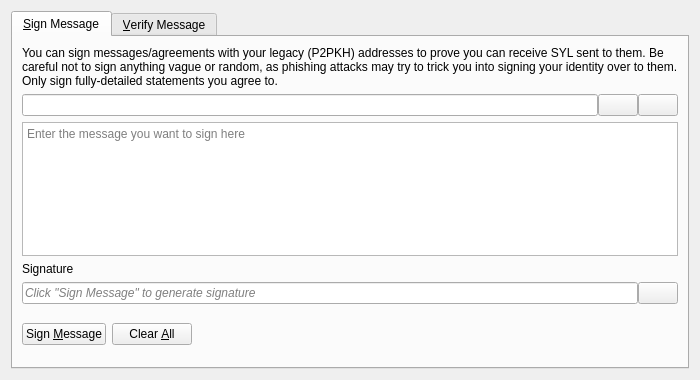
<?xml version="1.0" encoding="UTF-8"?>
<ui version="4.0">
 <class>SignVerifyMessageDialog</class>
 <widget class="QDialog" name="SignVerifyMessageDialog">
  <property name="geometry">
   <rect>
    <x>0</x>
    <y>0</y>
    <width>700</width>
    <height>380</height>
   </rect>
  </property>
  <property name="windowTitle">
   <string>Signatures - Sign / Verify a Message</string>
  </property>
  <property name="modal">
   <bool>true</bool>
  </property>
  <layout class="QVBoxLayout" name="verticalLayout">
   <item>
    <widget class="QTabWidget" name="tabWidget">
     <property name="currentIndex">
      <number>0</number>
     </property>
     <widget class="QWidget" name="tabSignMessage">
      <attribute name="title">
       <string>&amp;Sign Message</string>
      </attribute>
      <layout class="QVBoxLayout" name="verticalLayout_SM">
       <item>
        <widget class="QLabel" name="infoLabel_SM">
         <property name="text">
          <string>You can sign messages/agreements with your legacy (P2PKH) addresses to prove you can receive SYL sent to them. Be careful not to sign anything vague or random, as phishing attacks may try to trick you into signing your identity over to them. Only sign fully-detailed statements you agree to.</string>
         </property>
         <property name="textFormat">
          <enum>Qt::PlainText</enum>
         </property>
         <property name="wordWrap">
          <bool>true</bool>
         </property>
        </widget>
       </item>
       <item>
        <layout class="QHBoxLayout" name="horizontalLayout_1_SM">
         <property name="spacing">
          <number>0</number>
         </property>
         <item>
          <widget class="QValidatedLineEdit" name="addressIn_SM">
           <property name="toolTip">
            <string>The OpenSyria address to sign the message with</string>
           </property>
          </widget>
         </item>
         <item>
          <widget class="QPushButton" name="addressBookButton_SM">
           <property name="toolTip">
            <string>Choose previously used address</string>
           </property>
           <property name="text">
            <string/>
           </property>
           <property name="icon">
            <iconset resource="../opensyria.qrc">
             <normaloff>:/icons/address-book</normaloff>:/icons/address-book</iconset>
           </property>
           <property name="shortcut">
            <string>Alt+A</string>
           </property>
           <property name="autoDefault">
            <bool>false</bool>
           </property>
          </widget>
         </item>
         <item>
          <widget class="QPushButton" name="pasteButton_SM">
           <property name="toolTip">
            <string>Paste address from clipboard</string>
           </property>
           <property name="text">
            <string/>
           </property>
           <property name="icon">
            <iconset resource="../opensyria.qrc">
             <normaloff>:/icons/editpaste</normaloff>:/icons/editpaste</iconset>
           </property>
           <property name="shortcut">
            <string>Alt+P</string>
           </property>
           <property name="autoDefault">
            <bool>false</bool>
           </property>
          </widget>
         </item>
        </layout>
       </item>
       <item>
        <widget class="QPlainTextEdit" name="messageIn_SM">
         <property name="toolTip">
          <string>Enter the message you want to sign here</string>
         </property>
         <property name="placeholderText">
          <string>Enter the message you want to sign here</string>
         </property>
        </widget>
       </item>
       <item>
        <widget class="QLabel" name="signatureLabel_SM">
         <property name="text">
          <string>Signature</string>
         </property>
         <property name="textFormat">
          <enum>Qt::PlainText</enum>
         </property>
        </widget>
       </item>
       <item>
        <layout class="QHBoxLayout" name="horizontalLayout_2_SM">
         <property name="spacing">
          <number>0</number>
         </property>
         <item>
          <widget class="QLineEdit" name="signatureOut_SM">
           <property name="placeholderText">
            <string>Click "Sign Message" to generate signature</string>
           </property>
           <property name="font">
            <font>
             <italic>true</italic>
            </font>
           </property>
           <property name="readOnly">
            <bool>true</bool>
           </property>
          </widget>
         </item>
         <item>
          <widget class="QPushButton" name="copySignatureButton_SM">
           <property name="toolTip">
            <string>Copy the current signature to the clipboard</string>
           </property>
           <property name="text">
            <string/>
           </property>
           <property name="icon">
            <iconset resource="../opensyria.qrc">
             <normaloff>:/icons/editcopy</normaloff>:/icons/editcopy</iconset>
           </property>
           <property name="autoDefault">
            <bool>false</bool>
           </property>
          </widget>
         </item>
        </layout>
       </item>
       <item>
        <layout class="QHBoxLayout" name="horizontalLayout_3_SM">
         <item>
          <widget class="QPushButton" name="signMessageButton_SM">
           <property name="toolTip">
            <string>Sign the message to prove you own this OpenSyria address</string>
           </property>
           <property name="text">
            <string>Sign &amp;Message</string>
           </property>
           <property name="icon">
            <iconset resource="../opensyria.qrc">
             <normaloff>:/icons/edit</normaloff>:/icons/edit</iconset>
           </property>
           <property name="autoDefault">
            <bool>false</bool>
           </property>
          </widget>
         </item>
         <item>
          <widget class="QPushButton" name="clearButton_SM">
           <property name="toolTip">
            <string>Reset all sign message fields</string>
           </property>
           <property name="text">
            <string>Clear &amp;All</string>
           </property>
           <property name="icon">
            <iconset resource="../opensyria.qrc">
             <normaloff>:/icons/remove</normaloff>:/icons/remove</iconset>
           </property>
           <property name="autoDefault">
            <bool>false</bool>
           </property>
          </widget>
         </item>
         <item>
          <spacer name="horizontalSpacer_1_SM">
           <property name="orientation">
            <enum>Qt::Horizontal</enum>
           </property>
           <property name="sizeHint" stdset="0">
            <size>
             <width>40</width>
             <height>48</height>
            </size>
           </property>
          </spacer>
         </item>
         <item>
          <widget class="QLabel" name="statusLabel_SM">
           <property name="font">
            <font>
             <weight>75</weight>
             <bold>true</bold>
            </font>
           </property>
           <property name="text">
            <string/>
           </property>
           <property name="wordWrap">
            <bool>true</bool>
           </property>
          </widget>
         </item>
         <item>
          <spacer name="horizontalSpacer_2_SM">
           <property name="orientation">
            <enum>Qt::Horizontal</enum>
           </property>
           <property name="sizeHint" stdset="0">
            <size>
             <width>40</width>
             <height>48</height>
            </size>
           </property>
          </spacer>
         </item>
        </layout>
       </item>
      </layout>
     </widget>
     <widget class="QWidget" name="tabVerifyMessage">
      <attribute name="title">
       <string>&amp;Verify Message</string>
      </attribute>
      <layout class="QVBoxLayout" name="verticalLayout_VM">
       <item>
        <widget class="QLabel" name="infoLabel_VM">
         <property name="text">
          <string>Enter the receiver's address, message (ensure you copy line breaks, spaces, tabs, etc. exactly) and signature below to verify the message. Be careful not to read more into the signature than what is in the signed message itself, to avoid being tricked by a man-in-the-middle attack. Note that this only proves the signing party receives with the address, it cannot prove sendership of any transaction!</string>
         </property>
         <property name="textFormat">
          <enum>Qt::PlainText</enum>
         </property>
         <property name="alignment">
          <set>Qt::AlignLeading|Qt::AlignLeft|Qt::AlignTop</set>
         </property>
         <property name="wordWrap">
          <bool>true</bool>
         </property>
        </widget>
       </item>
       <item>
        <layout class="QHBoxLayout" name="horizontalLayout_1_VM">
         <property name="spacing">
          <number>0</number>
         </property>
         <item>
          <widget class="QValidatedLineEdit" name="addressIn_VM">
           <property name="toolTip">
            <string>The OpenSyria address the message was signed with</string>
           </property>
          </widget>
         </item>
         <item>
          <widget class="QPushButton" name="addressBookButton_VM">
           <property name="toolTip">
            <string>Choose previously used address</string>
           </property>
           <property name="text">
            <string/>
           </property>
           <property name="icon">
            <iconset resource="../opensyria.qrc">
             <normaloff>:/icons/address-book</normaloff>:/icons/address-book</iconset>
           </property>
           <property name="shortcut">
            <string>Alt+A</string>
           </property>
           <property name="autoDefault">
            <bool>false</bool>
           </property>
          </widget>
         </item>
        </layout>
       </item>
       <item>
        <widget class="QPlainTextEdit" name="messageIn_VM">
          <property name="toolTip">
            <string>The signed message to verify</string>
          </property>
          <property name="placeholderText">
            <string>The signed message to verify</string>
          </property>
        </widget>
       </item>
       <item>
        <widget class="QValidatedLineEdit" name="signatureIn_VM">
          <property name="toolTip">
            <string>The signature given when the message was signed</string>
          </property>
          <property name="placeholderText">
            <string>The signature given when the message was signed</string>
          </property>
        </widget>
       </item>
       <item>
        <layout class="QHBoxLayout" name="horizontalLayout_2_VM">
         <item>
          <widget class="QPushButton" name="verifyMessageButton_VM">
           <property name="toolTip">
            <string>Verify the message to ensure it was signed with the specified OpenSyria address</string>
           </property>
           <property name="text">
            <string>Verify &amp;Message</string>
           </property>
           <property name="icon">
            <iconset resource="../opensyria.qrc">
             <normaloff>:/icons/transaction_0</normaloff>:/icons/transaction_0</iconset>
           </property>
           <property name="autoDefault">
            <bool>false</bool>
           </property>
          </widget>
         </item>
         <item>
          <widget class="QPushButton" name="clearButton_VM">
           <property name="toolTip">
            <string>Reset all verify message fields</string>
           </property>
           <property name="text">
            <string>Clear &amp;All</string>
           </property>
           <property name="icon">
            <iconset resource="../opensyria.qrc">
             <normaloff>:/icons/remove</normaloff>:/icons/remove</iconset>
           </property>
           <property name="autoDefault">
            <bool>false</bool>
           </property>
          </widget>
         </item>
         <item>
          <spacer name="horizontalSpacer_1_VM">
           <property name="orientation">
            <enum>Qt::Horizontal</enum>
           </property>
           <property name="sizeHint" stdset="0">
            <size>
             <width>40</width>
             <height>48</height>
            </size>
           </property>
          </spacer>
         </item>
         <item>
          <widget class="QLabel" name="statusLabel_VM">
           <property name="font">
            <font>
             <weight>75</weight>
             <bold>true</bold>
            </font>
           </property>
           <property name="text">
            <string/>
           </property>
           <property name="wordWrap">
            <bool>true</bool>
           </property>
          </widget>
         </item>
         <item>
          <spacer name="horizontalSpacer_2_VM">
           <property name="orientation">
            <enum>Qt::Horizontal</enum>
           </property>
           <property name="sizeHint" stdset="0">
            <size>
             <width>40</width>
             <height>48</height>
            </size>
           </property>
          </spacer>
         </item>
        </layout>
       </item>
      </layout>
     </widget>
    </widget>
   </item>
  </layout>
 </widget>
 <customwidgets>
  <customwidget>
   <class>QValidatedLineEdit</class>
   <extends>QLineEdit</extends>
   <header>qt/qvalidatedlineedit.h</header>
  </customwidget>
 </customwidgets>
 <resources>
  <include location="../opensyria.qrc"/>
 </resources>
 <connections/>
</ui>
